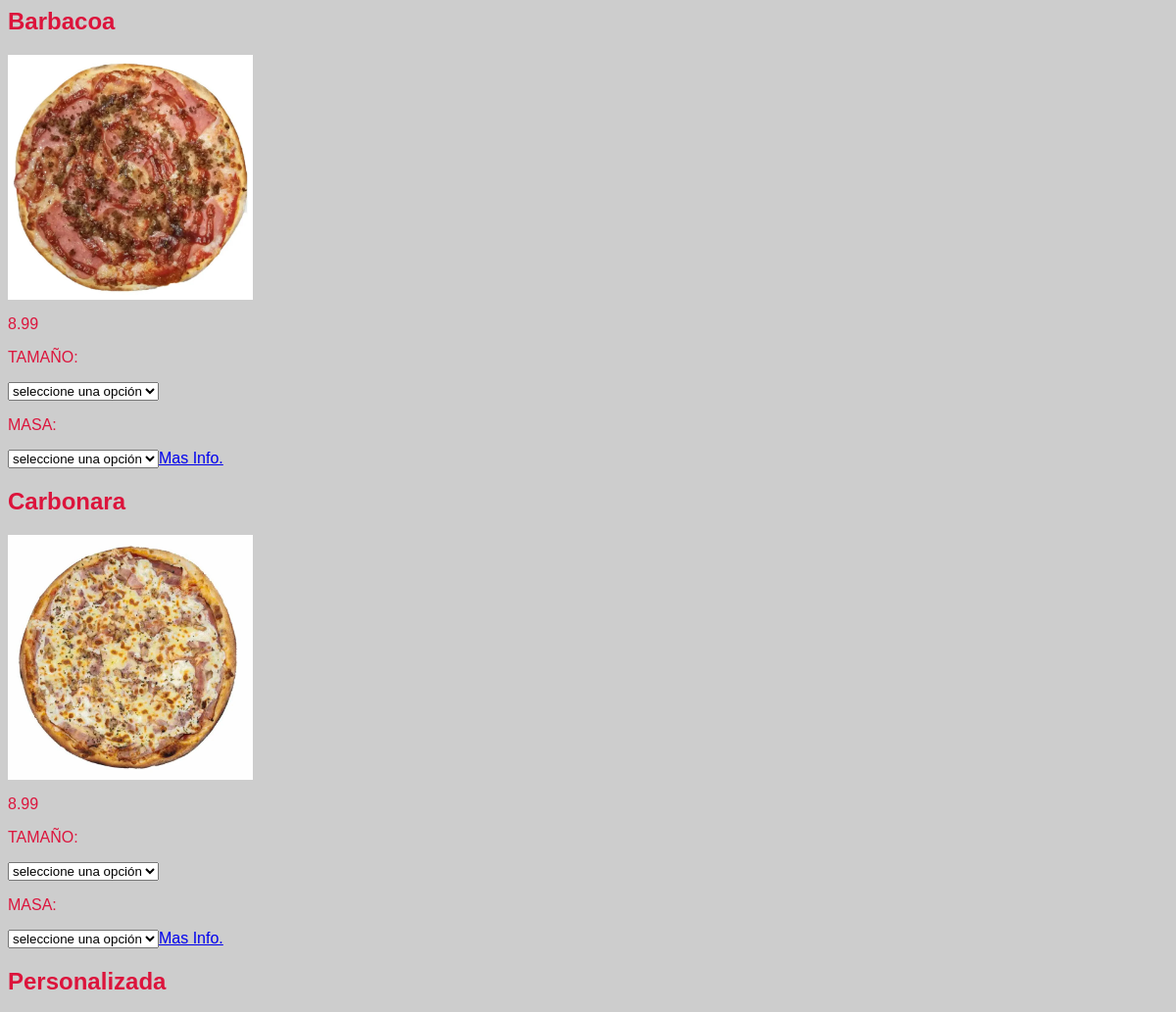
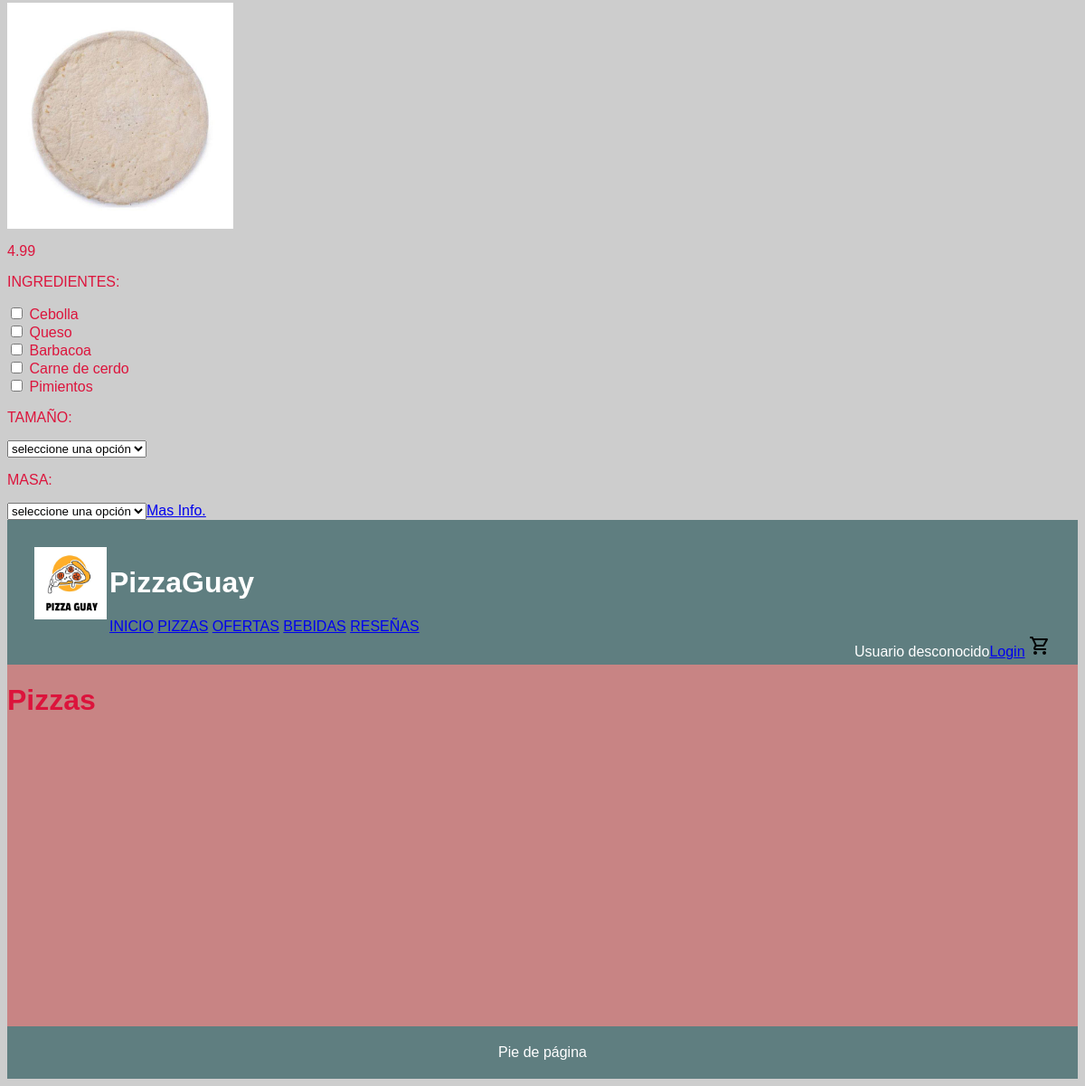
Screenshot of /pizzas.php with the database file from the repository (2 pictures, top to bottom).
### tables this page shows
CREATE TABLE `pizzas` (
  `ID_Pizza` int(30) NOT NULL AUTO_INCREMENT,
  `Precio` double NOT NULL,
  `Personalizada` tinyint(1) NOT NULL,
  `Nombre` varchar(30) NOT NULL,
  `Image` varchar(30) NOT NULL,
  PRIMARY KEY (`ID_Pizza`)
);

CREATE TABLE `ingredientes` (
  `ID_Ingrediente` int(30) NOT NULL AUTO_INCREMENT,
  `Nombre` varchar(30) NOT NULL,
  `Precio` double NOT NULL,
  `Image` varchar(30) NOT NULL,
  PRIMARY KEY (`ID_Ingrediente`)
);

### includes/src/Pizzas.php (called while the page is built, shortened)
<?php
class Pizzas
{
    public static function getTabla($nombre){
        $app = Aplicacion::getInstancia();
        $conn = $app->conexionBd();
        $query = "SELECT * FROM $nombre";
        $resultado=$conn->query($query);
        return $resultado;
    }
}

### includes/src/FormularioPersonalizada.php (the view, shortened to what this page needs)
<?php
require_once __DIR__.'/Pizzas.php';
class FormularioPersonalizada extends Form
{
    public function formularioIngredintes(){
        $ingredientes = Pizzas::getTabla('ingredientes');
        echo '<p>INGREDIENTES: </p>';
        echo '<form action="#" method="post" id=ingredientes_cb>';
        while($row = $ingredientes->fetch_assoc()) {
            echo '<input type="checkbox" name="ingredientes[]" value="' . $row['Precio'] . '" id="' . $row['ID_Ingrediente'] . '" onClick=recalcularPrecio(this) /> ' . $row['Nombre'] . '</br>';
        }
        echo '</form>';
    }
    public function formularioTamanio(){
        echo '<p>TAMAÑO: </p>';
        echo '<select name="tamaños" onchange=precioTam(this)>';
        echo'<option disabled selected>seleccione una opción</option>';
        echo '</select>';
    }
    public function formularioMasa(){
        echo '<p>MASA: </p>';
        echo '<select name="masas">';
        echo'<option disabled selected>seleccione una opción</option>';
        echo '</select>';
    }
    public function pizzas(){
        $pizzas = Pizzas::getTabla('pizzas');
        echo'<div id=pizzas>';
        while($row = $pizzas->fetch_assoc()) {
                echo' <h2>'.$row["Nombre"].'</h2>';
				echo '<img src="images/pizzas/'.$row["Nombre"].'.jpg" WIDTH=250 HEIGHT=250>';
				echo '<p>'.$row["Precio"].'</p>';
                self::formulario($row["Personalizada"]);
                echo'<a href="includes/src/FormularioPersonalizada.php">Mas Info.</a>';
		}
        echo'</div>';
    }
    public function formulario($personalizada){
        $formulario="";
        if($personalizada==1){
           $formulario = $formulario . self:: formularioIngredintes();
        }
        $formulario = $formulario . self:: formularioTamanio();
        $formulario = $formulario . self:: formularioMasa();
        return $formulario;
    }
}
?>

### pizzas.php (shortened to what this page needs)
<?php
require_once __DIR__.'/includes/src/FormularioPersonalizada.php';
$form = new FormularioPersonalizada();
$seleccion = $form->pizzas();
$tituloPagina = 'Pizzas';
$contenidoPrincipal =<<<EOF
		<h1>$tituloPagina</h1>
		$seleccion
EOF;
include __DIR__.'/includes/vistas/plantillas/plantilla.php';

### includes/vistas/plantillas/plantilla.php (shortened to what this page needs)
<!DOCTYPE html>
<html>
<head>
<link rel="stylesheet" type="text/css" href="css/estilo.css" />
</head>
<body>
<div id="contenedor">
<?php
	require("includes/vistas/comun/cabecera.php");
?>
	<main>
			<?= $contenidoPrincipal ?>
	</main>
<?php
	require("includes/vistas/comun/pie.php");
?>
</div>
</body>
</html>

### includes/vistas/comun/cabecera.php (shortened to what this page needs)
<header>
		<a href="index.php"><img id="logo" src="images/logo.jpeg" ALIGN=left WIDTH=80 HEIGHT=80></a>
		<h1>PizzaGuay</h1>
		<?php
		if (!isset($_SESSION["esAdmin"])) {
			echo '<a href="index.php">INICIO</a>
			<a href="pizzas.php">PIZZAS</a>
			<a href="ofertas.php">OFERTAS</a>
			<a href="bebidas.php">BEBIDAS</a>
			<a href="reseñas.php">RESEÑAS</a>';
		}
		?>
		<?php
		mostrarSaludo();
		?>
</header>
<?php
function mostrarSaludo(){
	if(!isset($_SESSION["login"])){
		echo '<div class="saludo">Usuario desconocido<a href="login.php">Login</a>
		<a href="carrito.php">
		<svg xmlns="http://www.w3.org/2000/svg" class="iconos" height="24px" viewBox="0 0 24 24" width="24px" fill="#000000"><path d="M0 0h24v24H0V0z" fill="none"/><path d="M15.55 13c.75 0 1.41-.41 1.75-1.03l3.58-6.49c.37-.66-.11-1.48-.87-1.48H5.21l-.94-2H1v2h2l3.6 7.59-1.35 2.44C4.52 15.37 5.48 17 7 17h12v-2H7l1.1-2h7.45zM6.16 6h12.15l-2.76 5H8.53L6.16 6zM7 18c-1.1 0-1.99.9-1.99 2S5.9 22 7 22s2-.9 2-2-.9-2-2-2zm10 0c-1.1 0-1.99.9-1.99 2s.89 2 1.99 2 2-.9 2-2-.9-2-2-2z"/></svg>
		</a></div>';
	}
}
?>

### includes/vistas/comun/pie.php
<footer>
		Pie de página
	</footer>

### css/estilo.css (style rules this page uses)
body { background-color: #CDCDCD; }
header { padding: 30px; height: 100px; background-color: #5F7E80; color: white; }
main { float: left; height: 400px; width: 100%; background-color: #C88484; }
footer { clear: both; padding: 20px; background-color: #5F7E80; color: white; text-align: center; }
div.saludo { width: 100%; text-align: right; }
body { font-family: 'Rubik', sans-serif; color:crimson; font-size: 16px; }

### rows the page displays
pizzas: Nombre "Barbacoa", Nombre (picture), Precio "8.99"
pizzas: Nombre "Carbonara", Nombre (picture), Precio "8.99"
pizzas: Nombre "Personalizada", Nombre (picture), Precio "4.99"
ingredientes: Nombre "Cebolla"
ingredientes: Nombre "Queso"
ingredientes: Nombre "Barbacoa"
ingredientes: Nombre "Carne de cerdo"
ingredientes: Nombre "Pimientos"

### other values shown
$tituloPagina "Pizzas"
